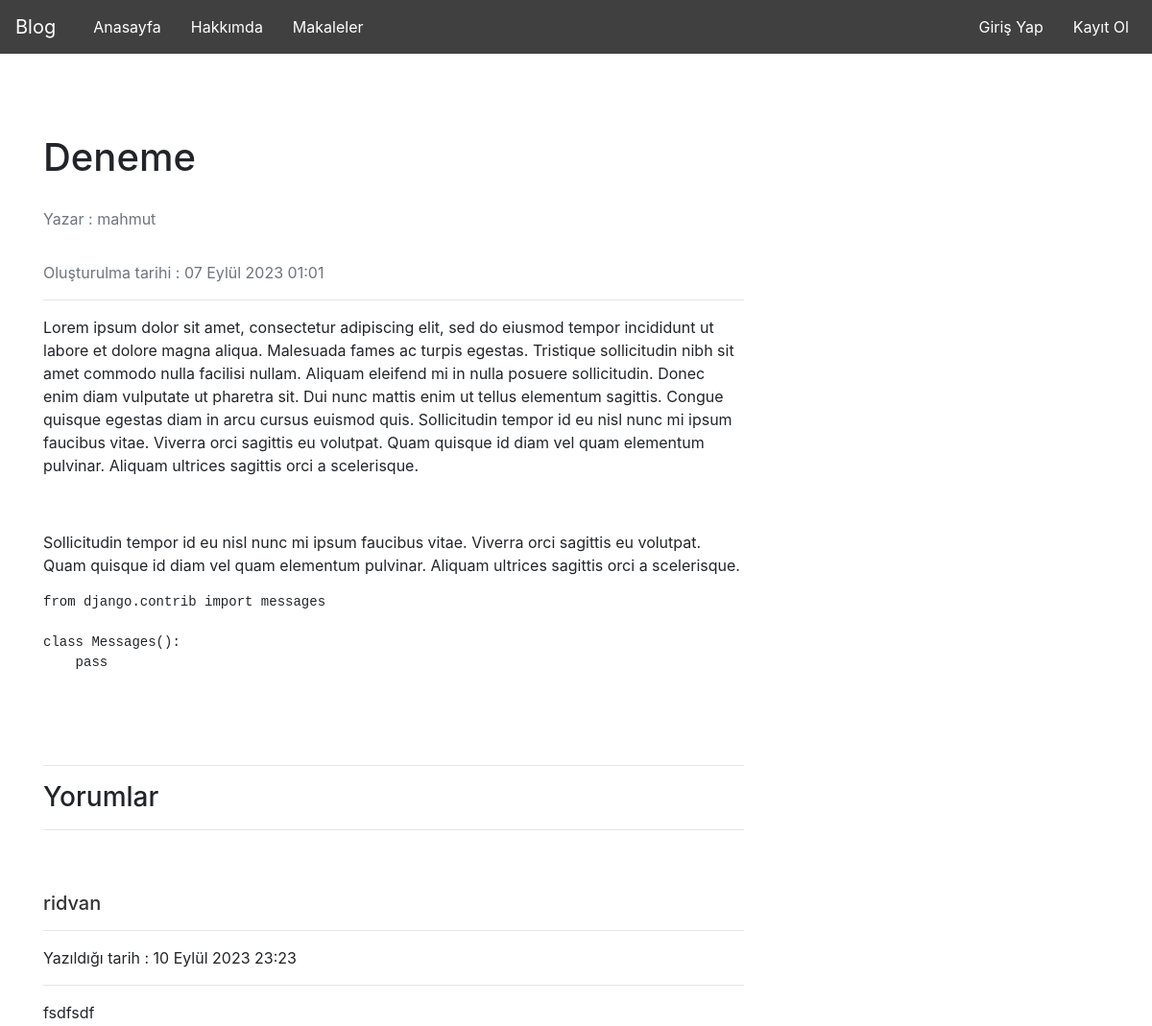
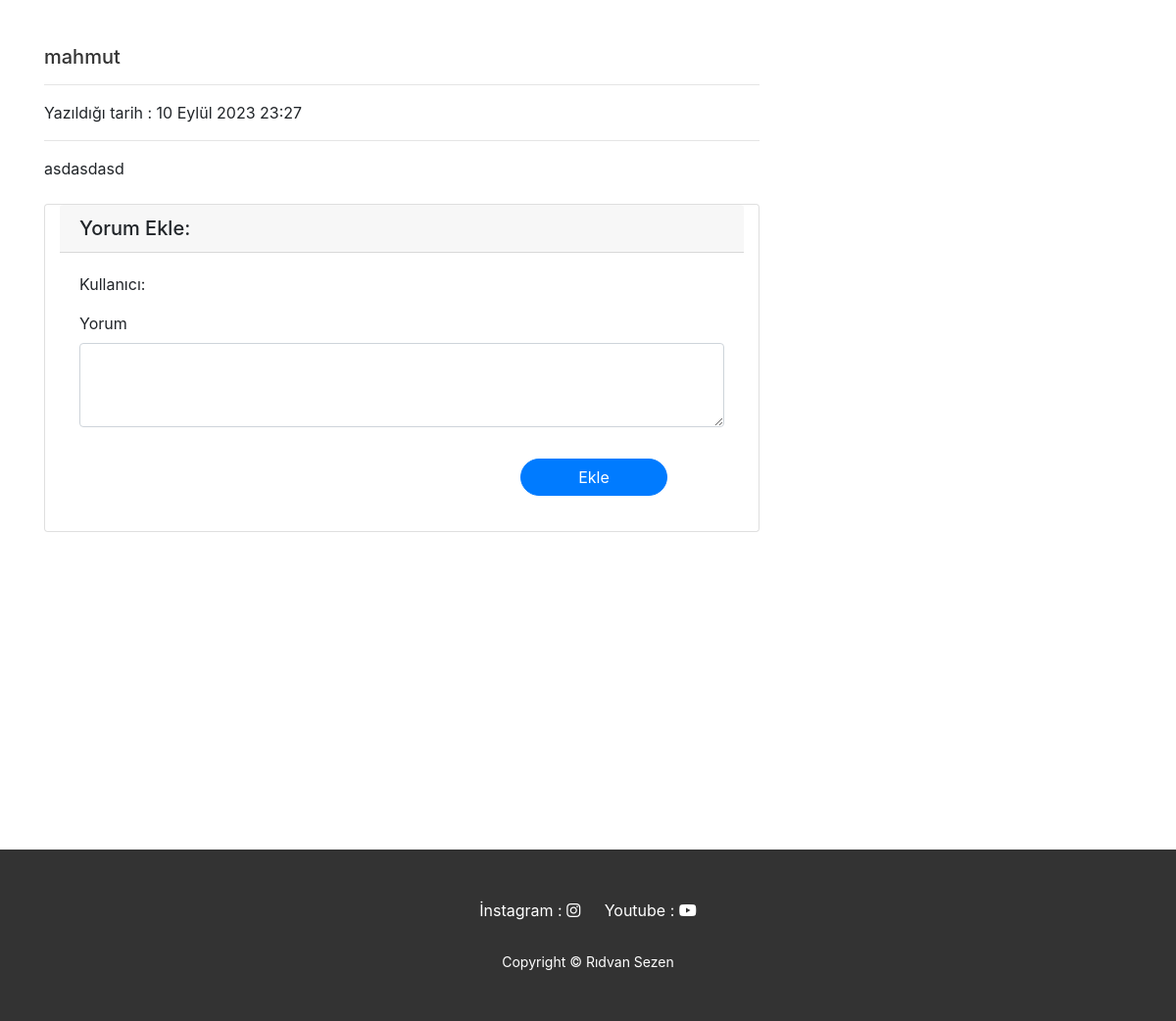
/articles/article/9, run on the app's committed database (2 pictures, top to bottom).
### article/models.py (models this page shows, shortened)
class Article(models.Model):
    author = models.ForeignKey("auth.User", on_delete= models.CASCADE, verbose_name="Yazar")
    title = models.CharField(max_length= 50, verbose_name="Başlık")
    description = RichTextField(max_length=10000, verbose_name="Açıklama")
    created_date = models.DateTimeField(auto_now_add=True, verbose_name="Oluşturulma tarihi")
    article_image = models.FileField(blank = True,null = True,verbose_name="Dosya Ekle")
    class Meta:
        ordering = ["created_date"]

class Comment(models.Model):
    article = models.ForeignKey(Article,on_delete=models.CASCADE,verbose_name="Makale",related_name="comments")
    comment_author = models.ForeignKey("auth.User", on_delete=models.CASCADE, verbose_name="Kullanıcı")
    comment_description = models.CharField(max_length=500,verbose_name="Yorum")
    comment_date = models.DateTimeField(auto_now_add=True)
    class Meta:
        ordering = ["comment_date"]

### article/views.py (the view)
# urls.py: path('article/<int:id>', views.detailArticle, name="detailArticle" ),
def detailArticle(request, id):
    article = get_object_or_404(Article, id = id)
    comments = article.comments.all()
    return render(request, "articles/detailArticle.html", {"article":article,"comments":comments})

### templates/articles/detailArticle.html (shortened to what this page needs)
{% extends 'layout.html' %}
{% block body %}
<div class="row">
    <div class="col-lg-8">
                <br>
                <h1 class="fw-bolder mb-1">{{article.title}}</h1>
                <br>
                <div class="text-muted fst-italic mb-2">Yazar : {{article.author.username}}</div>
                <br>
                <div class="text-muted fst-italic mb-2">Oluşturulma tarihi : {{article.created_date}}</div>
                <hr>
                <p class="lead">
                    {{article.description|safe}}
                </p>
    <hr>
    <h3>Yorumlar</h3>
    <hr>
    <br>
    {% if comments %}
    {% for comment in comments %}
    <div class="media mb-4">
        <div class="media-body">
            <br>
          <a class="username-link" href="{% url 'user:profile' %}"><h5 class="mt-50">{{ comment.comment_author.username}}</h5></a>
          <hr>
          Yazıldığı tarih : {{comment.comment_date}} <br>
          <hr>
          {{comment.comment_description}}
        </div>
      </div>
    {% endfor %}
    {% else %}
        <div class="alert alert-danger">
            Bu makalede henüz bir yorum bulunmuyor, İlk yorum yapan siz olun.
        </div>
    {% endif %}
    <div class="card my-4 container">
        <h5 class="card-header">Yorum Ekle:</h5>
        <div class="card-body">
            <form action="{% url 'article:addComment' article.id %}" method="post">
                <div class="form-group">
                    <p>Kullanıcı: {{ request.user.username }}</p>
                </div>
                <div class="form-group">
                    <label for="formGroupExampleInput">Yorum</label>
                    <textarea name="comment_description" class="form-control" rows="3"></textarea>
                </div>
            <button type="submit" class="btn btn-primary my-3 comment-button">Ekle</button>
          </form>
        </div>
    </div>
    </div>
</div>
{% endblock body %}

### static/css/style.css (style rules this page uses)
a { color: #fff !important; }
.comment-button { margin-left: 450px; width: 150px; border-radius: 40px; }
.username-link { color:#333 !important; text-decoration: none; }

### data on the page
Article: title "Deneme", author.username "mahmut", created_date "07 Eylül 2023 01:01", description "Lorem ipsum dolor sit amet, consectetur adipiscing elit, sed do eiusmod tempor incididunt ut labore et dolore magna aliqua. Malesuada fames ac turpis egestas. Tristique sollicitudin nibh sit amet commodo nulla facilisi nullam. Aliquam eleifend mi in nulla posuere sollicitudin. Donec enim diam vulputate ut pharetra sit. Dui nunc mattis enim ut tellus elementum sagittis. Congue quisque egestas diam in arcu cursus euismod quis. Sollicitudin tempor id eu nisl nunc mi ipsum faucibus vitae. Viverra orci sagittis eu volutpat. Quam quisque id diam vel quam elementum pulvinar. Aliquam ultrices sagittis orci a scelerisque. Sollicitudin tempor id eu nisl nunc mi ipsum faucibus vitae. Viverra orci…"
Comment: comment_author.username "ridvan", comment_date "10 Eylül 2023 23:23", comment_description "fsdfsdf"
Comment: comment_author.username "mahmut", comment_date "10 Eylül 2023 23:27", comment_description "asdasdasd"
